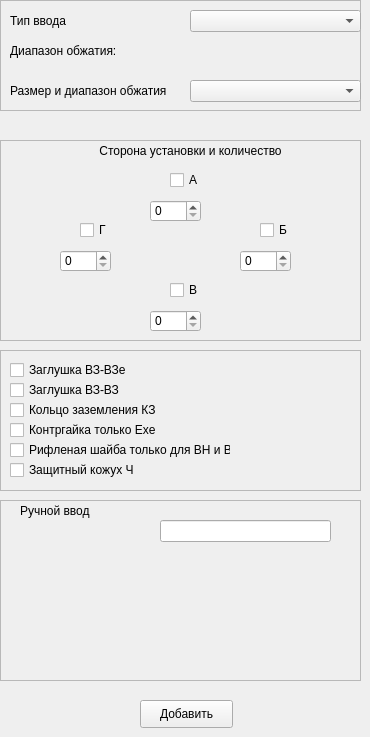
    <widget class="QWidget" name="tab_3">
     <attribute name="title">
      <string>Кабельные вводы</string>
     </attribute>
     <widget class="QPushButton" name="add_cable_gland_pushButton">
      <property name="geometry">
       <rect>
        <x>140</x>
        <y>700</y>
        <width>93</width>
        <height>28</height>
       </rect>
      </property>
      <property name="text">
       <string>Добавить</string>
      </property>
     </widget>
     <widget class="QFrame" name="frame_8">
      <property name="geometry">
       <rect>
        <x>0</x>
        <y>0</y>
        <width>361</width>
        <height>111</height>
       </rect>
      </property>
      <property name="frameShape">
       <enum>QFrame::StyledPanel</enum>
      </property>
      <property name="frameShadow">
       <enum>QFrame::Raised</enum>
      </property>
      <widget class="QLabel" name="label_11">
       <property name="geometry">
        <rect>
         <x>10</x>
         <y>80</y>
         <width>171</width>
         <height>21</height>
        </rect>
       </property>
       <property name="layoutDirection">
        <enum>Qt::LeftToRight</enum>
       </property>
       <property name="text">
        <string>Размер и диапазон обжатия</string>
       </property>
      </widget>
      <widget class="QLabel" name="label_10">
       <property name="geometry">
        <rect>
         <x>10</x>
         <y>10</y>
         <width>171</width>
         <height>21</height>
        </rect>
       </property>
       <property name="layoutDirection">
        <enum>Qt::LeftToRight</enum>
       </property>
       <property name="text">
        <string>Тип ввода</string>
       </property>
      </widget>
      <widget class="QComboBox" name="cable_gland_series_comboBox">
       <property name="geometry">
        <rect>
         <x>190</x>
         <y>10</y>
         <width>171</width>
         <height>22</height>
        </rect>
       </property>
      </widget>
      <widget class="QComboBox" name="cable_gland_size_comboBox">
       <property name="geometry">
        <rect>
         <x>190</x>
         <y>80</y>
         <width>171</width>
         <height>22</height>
        </rect>
       </property>
      </widget>
      <widget class="QLabel" name="glan_compression_size_label">
       <property name="geometry">
        <rect>
         <x>10</x>
         <y>40</y>
         <width>171</width>
         <height>21</height>
        </rect>
       </property>
       <property name="layoutDirection">
        <enum>Qt::LeftToRight</enum>
       </property>
       <property name="text">
        <string>Диапазон обжатия: </string>
       </property>
      </widget>
     </widget>
     <widget class="QFrame" name="frame_9">
      <property name="geometry">
       <rect>
        <x>0</x>
        <y>140</y>
        <width>361</width>
        <height>201</height>
       </rect>
      </property>
      <property name="frameShape">
       <enum>QFrame::StyledPanel</enum>
      </property>
      <property name="frameShadow">
       <enum>QFrame::Raised</enum>
      </property>
      <widget class="QLabel" name="label_12">
       <property name="geometry">
        <rect>
         <x>80</x>
         <y>0</y>
         <width>221</width>
         <height>21</height>
        </rect>
       </property>
       <property name="layoutDirection">
        <enum>Qt::LeftToRight</enum>
       </property>
       <property name="text">
        <string>Сторона установки и количество</string>
       </property>
       <property name="alignment">
        <set>Qt::AlignCenter</set>
       </property>
      </widget>
      <widget class="QCheckBox" name="side_A_checkBox">
       <property name="geometry">
        <rect>
         <x>170</x>
         <y>30</y>
         <width>41</width>
         <height>20</height>
        </rect>
       </property>
       <property name="text">
        <string>А</string>
       </property>
      </widget>
      <widget class="QCheckBox" name="checkBox_2">
       <property name="geometry">
        <rect>
         <x>260</x>
         <y>80</y>
         <width>41</width>
         <height>20</height>
        </rect>
       </property>
       <property name="text">
        <string>Б</string>
       </property>
      </widget>
      <widget class="QCheckBox" name="checkBox_4">
       <property name="geometry">
        <rect>
         <x>80</x>
         <y>80</y>
         <width>41</width>
         <height>20</height>
        </rect>
       </property>
       <property name="text">
        <string>Г</string>
       </property>
      </widget>
      <widget class="QCheckBox" name="checkBox_3">
       <property name="geometry">
        <rect>
         <x>170</x>
         <y>140</y>
         <width>41</width>
         <height>20</height>
        </rect>
       </property>
       <property name="text">
        <string>В</string>
       </property>
      </widget>
      <widget class="QSpinBox" name="side_G_spinBox">
       <property name="geometry">
        <rect>
         <x>60</x>
         <y>110</y>
         <width>51</width>
         <height>22</height>
        </rect>
       </property>
      </widget>
      <widget class="QSpinBox" name="side_A_spinBox">
       <property name="geometry">
        <rect>
         <x>150</x>
         <y>60</y>
         <width>51</width>
         <height>22</height>
        </rect>
       </property>
      </widget>
      <widget class="QSpinBox" name="side_B_spinBox">
       <property name="geometry">
        <rect>
         <x>240</x>
         <y>110</y>
         <width>51</width>
         <height>22</height>
        </rect>
       </property>
      </widget>
      <widget class="QSpinBox" name="side_V_spinBox">
       <property name="geometry">
        <rect>
         <x>150</x>
         <y>170</y>
         <width>51</width>
         <height>22</height>
        </rect>
       </property>
      </widget>
     </widget>
     <widget class="QFrame" name="frame_3">
      <property name="geometry">
       <rect>
        <x>0</x>
        <y>500</y>
        <width>361</width>
        <height>181</height>
       </rect>
      </property>
      <property name="frameShape">
       <enum>QFrame::StyledPanel</enum>
      </property>
      <property name="frameShadow">
       <enum>QFrame::Raised</enum>
      </property>
      <widget class="QLineEdit" name="ex_mark_manual_enter_2">
       <property name="geometry">
        <rect>
         <x>160</x>
         <y>20</y>
         <width>171</width>
         <height>22</height>
        </rect>
       </property>
       <property name="text">
        <string/>
       </property>
       <property name="alignment">
        <set>Qt::AlignCenter</set>
       </property>
      </widget>
      <widget class="QLabel" name="label_16">
       <property name="geometry">
        <rect>
         <x>20</x>
         <y>0</y>
         <width>171</width>
         <height>21</height>
        </rect>
       </property>
       <property name="layoutDirection">
        <enum>Qt::LeftToRight</enum>
       </property>
       <property name="text">
        <string>Ручной ввод</string>
       </property>
      </widget>
     </widget>
     <widget class="QFrame" name="frame_4">
      <property name="geometry">
       <rect>
        <x>0</x>
        <y>350</y>
        <width>361</width>
        <height>141</height>
       </rect>
      </property>
      <property name="frameShape">
       <enum>QFrame::StyledPanel</enum>
      </property>
      <property name="frameShadow">
       <enum>QFrame::Raised</enum>
      </property>
      <widget class="QCheckBox" name="earth_ring_checkBox">
       <property name="geometry">
        <rect>
         <x>10</x>
         <y>50</y>
         <width>151</width>
         <height>20</height>
        </rect>
       </property>
       <property name="text">
        <string>Кольцо заземления КЗ</string>
       </property>
      </widget>
      <widget class="QCheckBox" name="checkBox_7">
       <property name="geometry">
        <rect>
         <x>10</x>
         <y>30</y>
         <width>201</width>
         <height>20</height>
        </rect>
       </property>
       <property name="text">
        <string>Заглушка ВЗ-ВЗ</string>
       </property>
      </widget>
      <widget class="QCheckBox" name="checkBox_8">
       <property name="geometry">
        <rect>
         <x>10</x>
         <y>10</y>
         <width>201</width>
         <height>20</height>
        </rect>
       </property>
       <property name="text">
        <string>Заглушка ВЗ-ВЗе</string>
       </property>
      </widget>
      <widget class="QCheckBox" name="earth_ring_checkBox_2">
       <property name="geometry">
        <rect>
         <x>10</x>
         <y>70</y>
         <width>151</width>
         <height>20</height>
        </rect>
       </property>
       <property name="text">
        <string>Контргайка только Exe</string>
       </property>
      </widget>
      <widget class="QCheckBox" name="earth_ring_checkBox_3">
       <property name="geometry">
        <rect>
         <x>10</x>
         <y>90</y>
         <width>221</width>
         <height>20</height>
        </rect>
       </property>
       <property name="text">
        <string>Рифленая шайба только для ВН и ВС</string>
       </property>
      </widget>
      <widget class="QCheckBox" name="earth_ring_checkBox_4">
       <property name="geometry">
        <rect>
         <x>10</x>
         <y>110</y>
         <width>221</width>
         <height>20</height>
        </rect>
       </property>
       <property name="text">
        <string>Защитный кожух Ч</string>
       </property>
      </widget>
     </widget>
    </widget>
